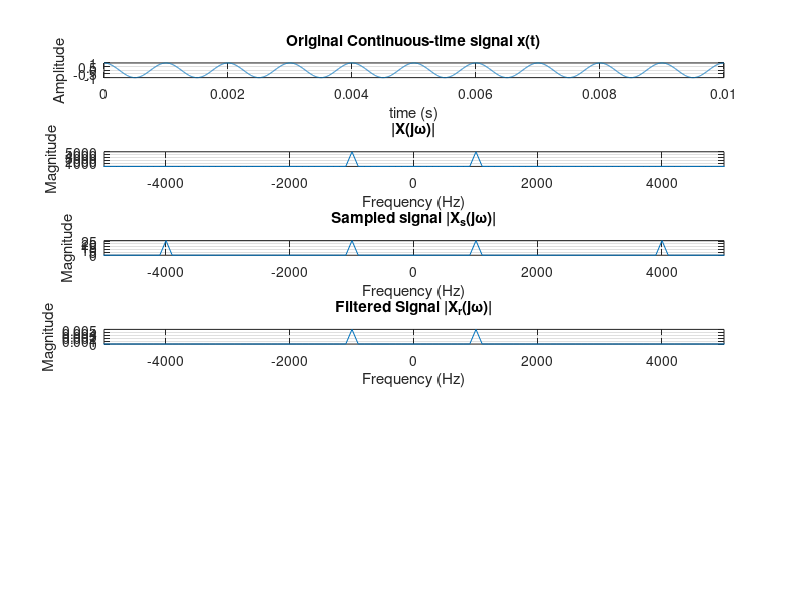

Source code (MATLAB): (Note: this script raises an error after producing the figure.)
clear all
%% Declare Variables
Trep = 1e-6;
t = [0:Trep:0.01];
ftone = 1000;
fs = ftone * 5;
Ts = 1/fs;

xt = cos(2*pi*ftone*t);
%% Continuous Signal
subplot(6,1,1);
plot(t, xt);grid
xlabel("time (s)");
ylabel("Amplitude");
title('Original Continuous-time signal x(t)');

%% Fourier Transfrom
Xjw = fft(xt);
Xjw = fftshift(Xjw);
faxis = linspace(-1/Trep/2,1/Trep/2,length(Xjw));
subplot(6,1,2);
plot(faxis, abs(Xjw));grid
axis([-fs fs -inf inf])
xlabel("Frequency (Hz)");
ylabel("Magnitude")
title('|X(j\omega)|');


%% Impulse train
y = zeros(size(t));
y(1:1/(fs*Trep):end) = 1;

%Xs(t)
xs = xt .* y;

%% Fourier transform of Xs
Xsjw = fft(xs, length(t));
Xsjw = fftshift(Xsjw);
Xsjw(find(abs(Xsjw) < 2)) = 0; 

subplot(6,1,3);
plot(faxis, abs(Xsjw));grid
axis([-fs fs -inf inf]);
xlabel("Frequency (Hz)");
ylabel("Magnitude");
title('Sampled signal |X_s(j\omega)|');

%% Filtered signal low pass filter
Hr = Ts * (abs(2 * pi * faxis) < (pi/Ts));

% Hr = zeros(1, length(faxis));
% 
% for i = 1:length(faxis)
%   if abs(2 * pi * faxis(i)) < (pi / Ts)
%     Hr(i) = Ts;
%   end
% end

Xrjw =  Xsjw .* Hr;

subplot(6,1,4);
plot(faxis, abs(Xrjw));grid
axis([-fs fs -inf inf]);
xlabel("Frequency (Hz)");
ylabel("Magnitude");
title('Filtered Signal |X_r(j\omega)|');

%% Reconstructed signal
xrt = Inv_Fourier(Xrjw);

xrt=max(xt)/max(xrt)*xrt;

subplot(6,1,5);
plot(t, xrt); grid
xlabel("Time (s)");
ylabel("Amplitude");
title('Reconstructed signal x_r(t)');

subplot(6,1,6);
plot(t,xt, '-r', t, xrt, '-c');grid
xlabel("Time (s)");
ylabel("Amplitude");
legend('Original Signal x(t)', 'Reconstructed Signal x_r(t)')
title('Original Signal x(t) & Reconstructed signal x_r(t)');

